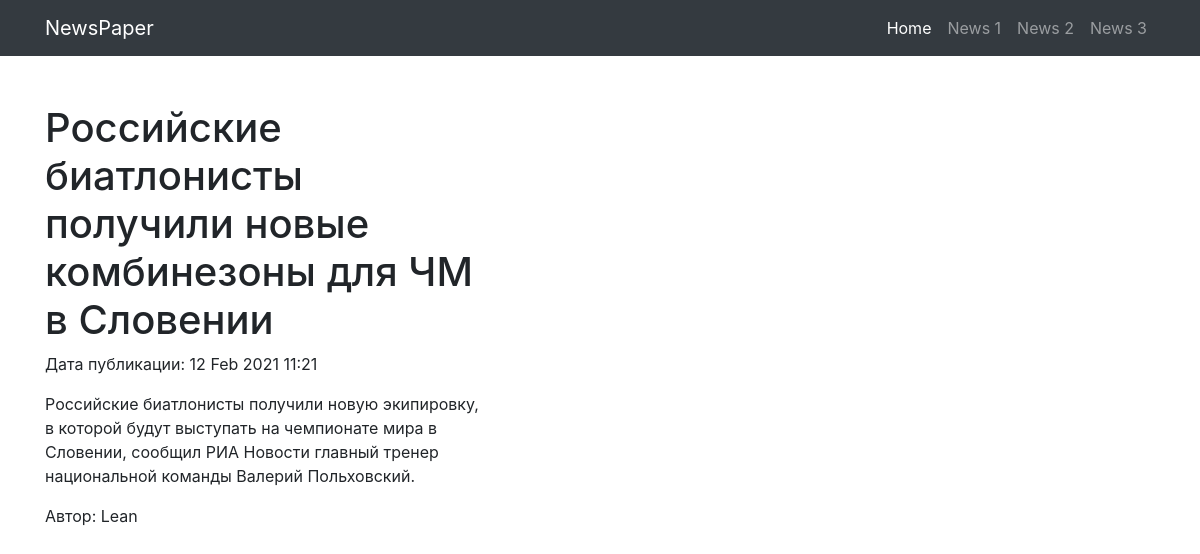
Screenshot of /news/3 with the database file from the repository.
### news/models.py (models this page shows, shortened)
class Post(models.Model):
    ARTICLE = '1'
    NEWS = '2'
    CHOICE = (
        (ARTICLE, 'Article'),
        (NEWS, 'News'),
    )
    article_or_news = models.CharField('поле с выбором - статья или новость',
                                       max_length=1, choices=CHOICE,
                                       default=ARTICLE)
    date_of_creation_post = models.DateTimeField('дата и время создания', auto_now_add=True)
    header = models.CharField('заголовок статьи или новости', max_length=200)
    post_text = models.TextField('текст статьи или новости')
    post_rating = models.IntegerField('рейтинг статьи или новости', default=0)
    category = models.ManyToManyField(Category, through='PostCategory', null=True, blank=True)
    author = models.ForeignKey(Author, on_delete=models.CASCADE)

class Author(models.Model):
    rating_author = models.IntegerField('рейтинг пользователя', default=0)
    author = models.OneToOneField(User, on_delete=models.CASCADE)

### news/views.py (the view)
# urls.py: path('<int:pk>', PostDetail.as_view()),
class PostDetail(DetailView):
    model = Post
    template_name = 'post.html'
    context_object_name = 'post'

### templates/post.html (shortened to what this page needs)
{% extends 'flatpages/default.html' %}
{% block content %}
<h1>{{ post.header }}</h1>
<p>Дата публикации: {{ post.date_of_creation_post |date:'d M Y H:i'}}</p>
<p>{{ post.post_text }}</p>
<p>Автор: {{ post.author.author }}</p>
{% endblock content %}

### static/css/small-business.css (style rules this page uses)
body { padding-top: 56px; }

### rows the page displays
Post: header "Российские биатлонисты получили новые комбинезоны для ЧМ в Словении", date_of_creation_post "12 Feb 2021 11:21", post_text "Российские биатлонисты получили новую экипировку, в которой будут выступать на чемпионате мира в Словении, сообщил РИА Новости главный тренер национальной команды Валерий Польховский.", author.author "Lean"
